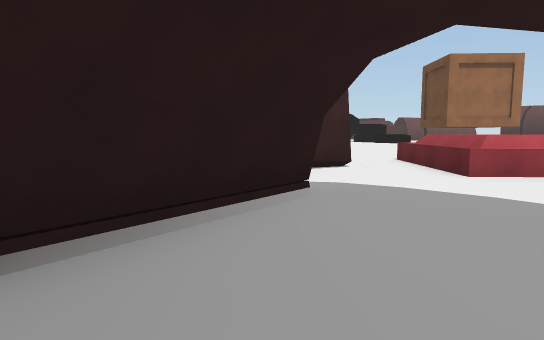
view 1 (above)

22 first-person views from a walk through a Unity game level. The camera is 1.3 m above the floor, tilts 6° down and sees 75° across. The floor is counted in squares, 2 m on a side. Each view is taken from the middle of a square. On the plan, view 1 faces up. The plan holds only what a view shows up to about 10 squares ahead; the rest is blank. The place goes on beyond the plan. The player character is not drawn.

view 2
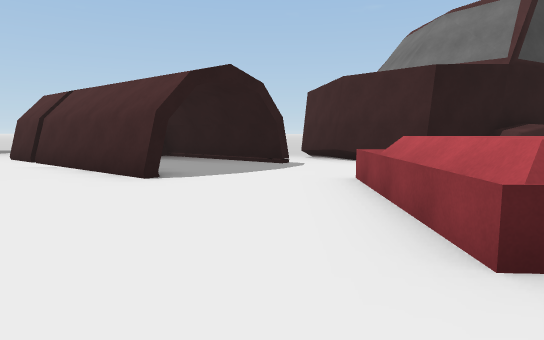

view 3
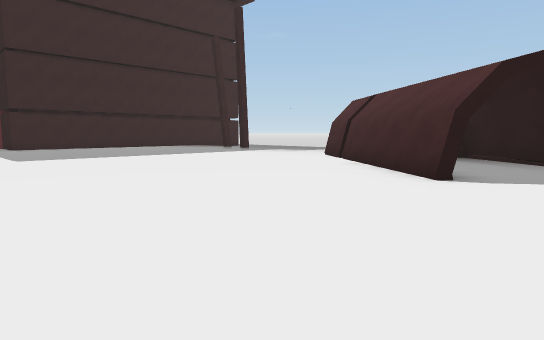

view 4
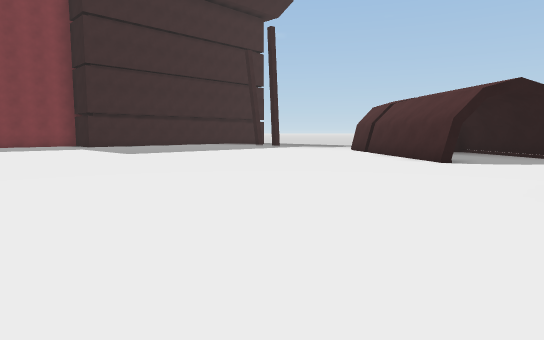

view 5
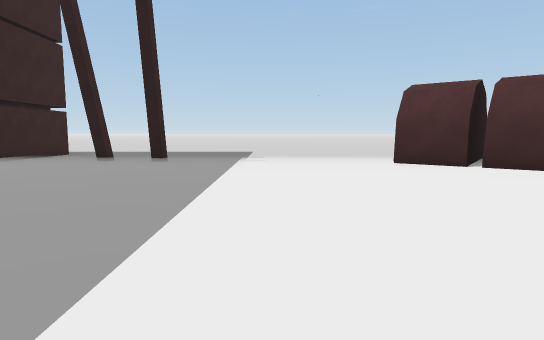

view 6
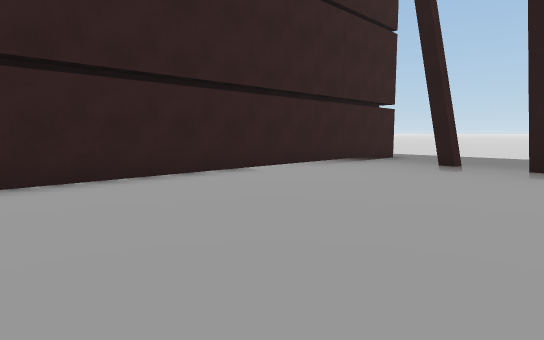

view 7
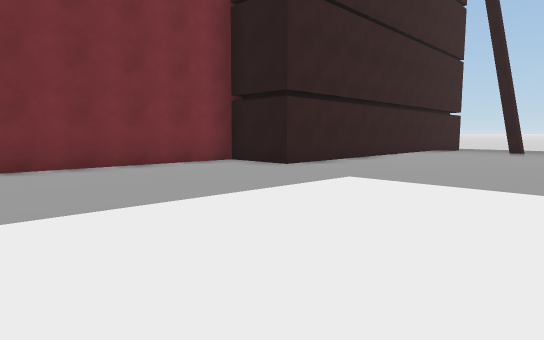

view 8
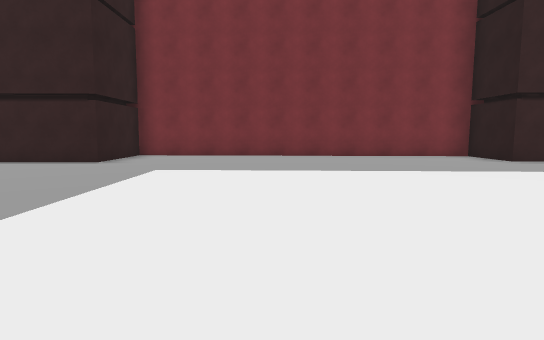

view 9
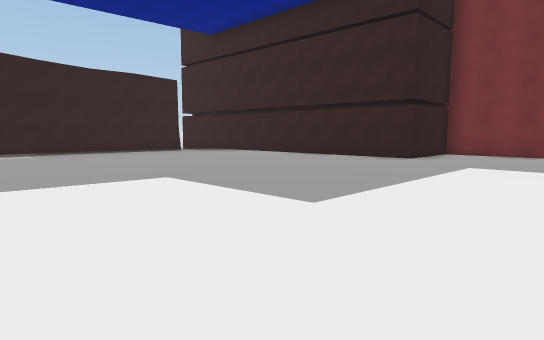

view 10
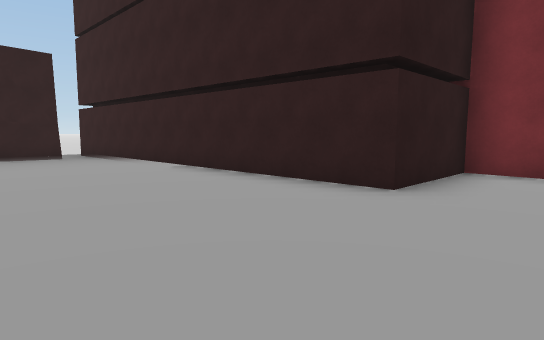

view 11
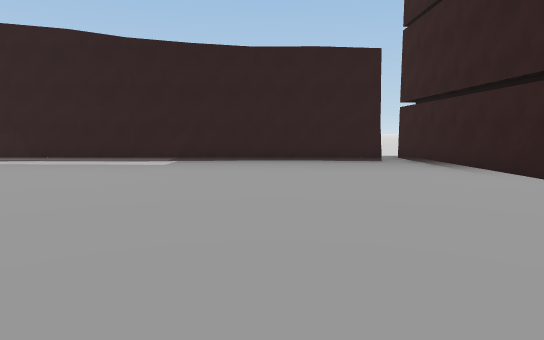

view 12
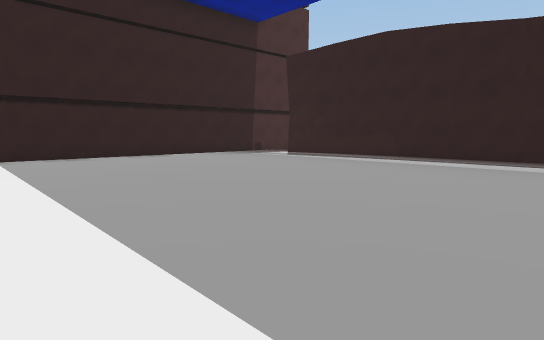

view 13
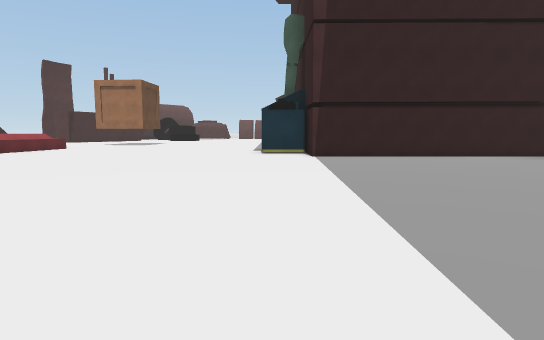

view 14
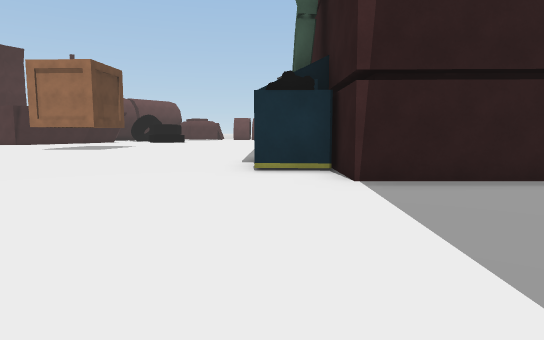

view 15
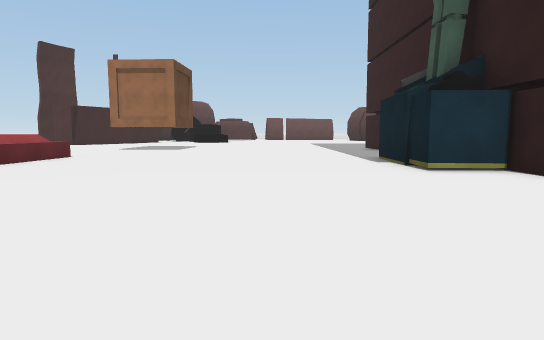

view 16
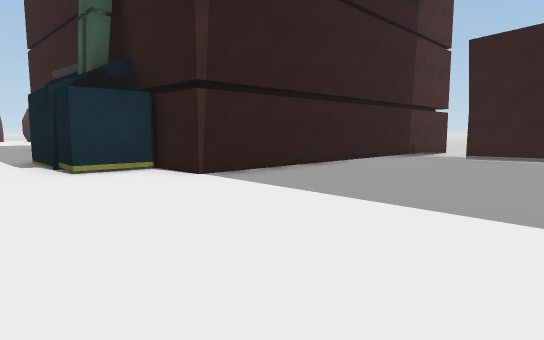

view 17
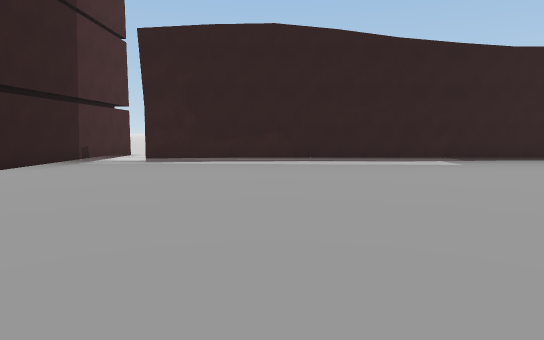

view 18
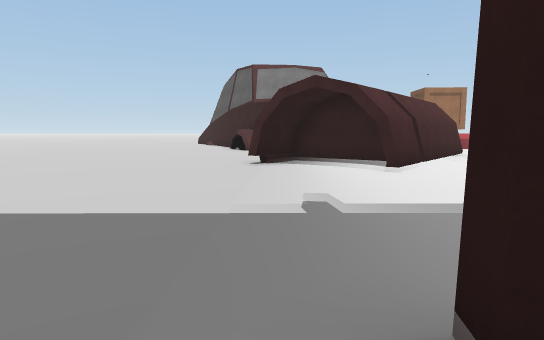

view 19
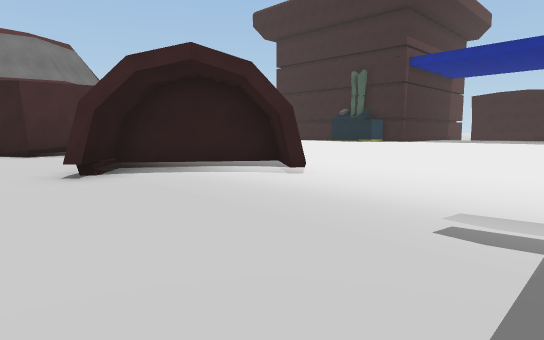

view 20
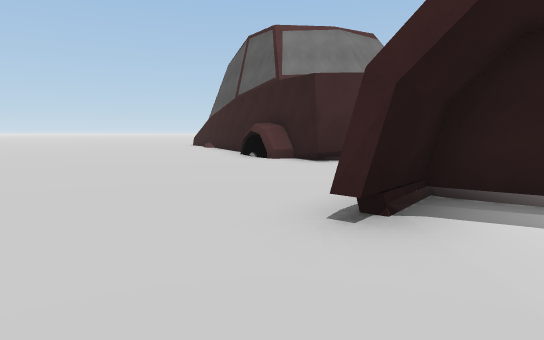

view 21
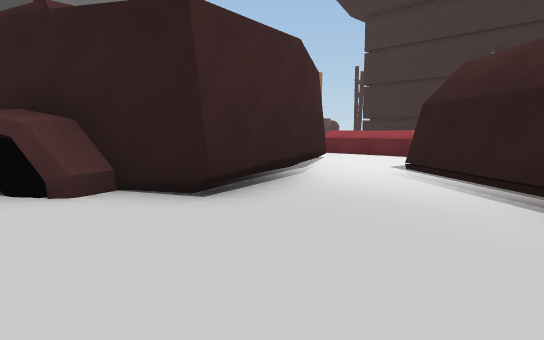

view 22
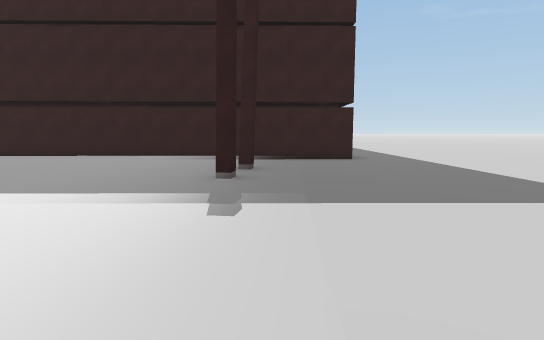

### Floor plan
Key: @ floor where view 1 was taken; # wall or solid block; x gap in a wall; . main floor; - floor 0.25 m lower than the main floor; / step, stairs or slope; = window, fence, low wall or low ledge; ^ raised ledge.
Columns run from 5 left of view 1 to 25 right of it. Each row starts with its distance up from view 1.
 10      #
  9      ##..   .........
  8  #    #.=^^=........#
  7 ##   ##.=^ =........#
  6 -#####..=^^=........##
  5 --##.....===........##
  4 --/..#...............##########
  3 --/.##.........................
  2 --/##..#.....................#
  1 --/#...#.....................#
  0 --###@##.....................##
 -1 --/.###.......................#
 -2 --/.##.......... .............#
 -3 --/...........................#
 -4 --............................#
 -5 --............................#
 -6 --............................#
 -7 --............................#
 -8 --.#..........................#
 -9 --............................#
-10 --.#..........................#
-11 --............................x
-12 ###########.........###########
-13           #.........#
-14           ########..#

Where each view was taken, in squares from view 1:
view 1: 0 up, 0 right, facing up
view 2: 4 up, 8 right, facing left
view 3: 4 up, 8 right, facing down-left
view 4: 5 up, 11 right, facing down-left
view 5: 5 down, 7 right, facing left
view 6: 7 down, 5 right, facing down-left
view 7: 7 down, 11 right, facing down-left
view 8: 4 down, 11 right, facing down
view 9: 3 down, 11 right, facing down-right
view 10: 8 down, 13 right, facing down-right
view 11: 8 down, 15 right, facing right
view 12: 6 down, 15 right, facing up-right
view 13: 6 down, 15 right, facing up
view 14: 1 down, 15 right, facing up
view 15: 1 down, 12 right, facing up
view 16: 1 down, 13 right, facing up-right
view 17: 1 down, 15 right, facing right
view 18: 9 down, 3 left, facing up
view 19: 6 down, 5 left, facing up-right
view 20: 3 down, 4 left, facing up
view 21: 2 up, 5 left, facing up-right
view 22: 2 down, 3 left, facing down
